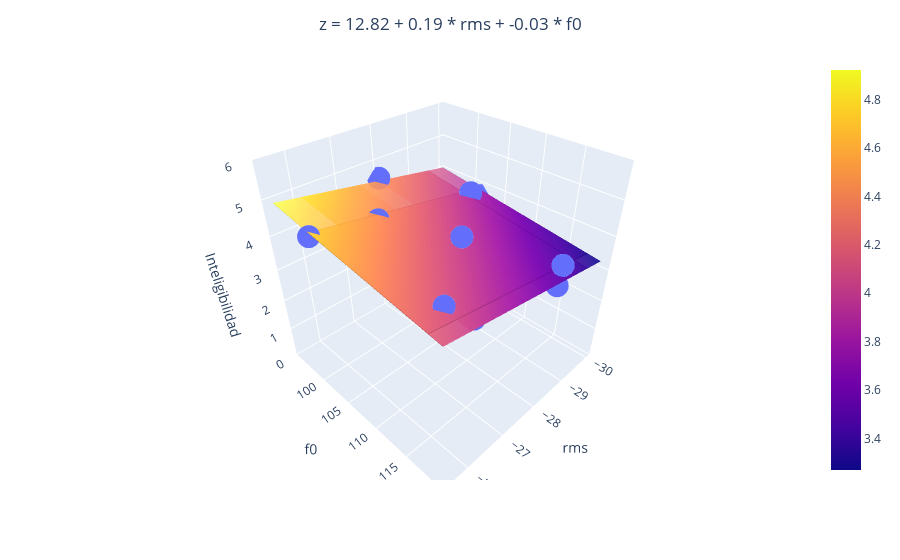

This figure's notebook cell:
### Code cell
if len(dicc_model) == 2:
    import plotly.express as px
    import plotly.graph_objects as go

    # Seleccionamos solo las características seleccionadas en X
    X_selected = X[:, selected_features]

    # Entrenamos el modelo de regresión con las características seleccionadas
    regr_multivar = SVR(kernel='linear')
    regr_multivar.fit(X_selected, y)

    # Obtenemos las predicciones del modelo para las características seleccionadas
    y_pred = regr_multivar.predict(X_selected)

    # Crear la figura
    fig = px.scatter_3d(x=X_selected[:, 0], y=X_selected[:, 1], z=y)

    # Crear el plano de regresión
    xx, yy = np.meshgrid(X_selected[:, 0], X_selected[:, 1])
    zz = regr_multivar.intercept_ + np.dot(np.array([xx.ravel(), yy.ravel()]).T, regr_multivar.coef_.ravel()).reshape(xx.shape)
    fig.add_trace(go.Surface(x=xx, y=yy, z=zz, opacity=0.5))

    # Construir la cadena de texto para la ecuación del plano
    equation = f'z = {regr_multivar.intercept_[0].round(2)}'
    for i, (key, model) in enumerate(dicc_model.items()):
        equation += f' + {regr_multivar.coef_[0][i].round(2)} * {key.replace("_model", "")}'
    
    # Centrar el título
    fig.update_layout(title=dict(text=equation, x=0.5, xanchor='center'))

    # Etiquetas de los ejes y rango del eje z
    fig.update_layout(scene=dict(xaxis_title=list(dicc_model.keys())[0].replace("_model", ""), yaxis_title=list(dicc_model.keys())[1].replace("_model", ""), zaxis_title='Acentuación', zaxis=dict(range=[0, 6]), yaxis=dict(tickvals=[100, 105, 110, 115])))

    # fig.write_html(os.path.join(PATH, TEST_FOLDER, GRAPH_FOLDER,'regresion_inteligibilidad_multivariable.html'))

    fig.show()

### Figure 1 — Plotly figure (JSON) as saved in the notebook; plotly's stock layout.template omitted (floating-point values rounded to 4 significant figures)
{"data": [{"hovertemplate": "x=%{x}<br>y=%{y}<br>z=%{z}<extra></extra>", "legendgroup": "", "marker": {"color": "#636efa", "symbol": "circle"}, "mode": "markers", "name": "", "scene": "scene", "showlegend": false, "type": "scatter3d", "x": [-27.5, -26.1, -27, -30, -29, -28.5, -25.5, -26.5, -29.5, -28], "y": [111.1, 116.4, 101.3, 101.5, 117.7, 119.6, 101.0, 117.9, 102.3, 94.71], "z": [4.525, 4.225, 4.325, 3.65, 2.95, 4.075, 4.625, 3.8, 4.025, 4.525]}, {"opacity": 0.5, "type": "surface", "x": [[-27.5, -26.1, -27, -30, -29, -28.5, -25.5, -26.5, -29.5, -28], [-27.5, -26.1, -27, -30, -29, -28.5, -25.5, -26.5, -29.5, -28], [-27.5, -26.1, -27, -30, -29, -28.5, -25.5, -26.5, -29.5, -28], [-27.5, -26.1, -27, -30, -29, -28.5, -25.5, -26.5, -29.5, -28], [-27.5, -26.1, -27, -30, -29, -28.5, -25.5, -26.5, -29.5, -28], [-27.5, -26.1, -27, -30, -29, -28.5, -25.5, -26.5, -29.5, -28], [-27.5, -26.1, -27, -30, -29, -28.5, -25.5, -26.5, -29.5, -28], [-27.5, -26.1, -27, -30, -29, -28.5, -25.5, -26.5, -29.5, -28], [-27.5, -26.1, -27, -30, -29, -28.5, -25.5, -26.5, -29.5, -28], [-27.5, -26.1, -27, -30, -29, -28.5, -25.5, -26.5, -29.5, -28]], "y": [[111.1, 111.1, 111.1, 111.1, 111.1, 111.1, 111.1, 111.1, 111.1, 111.1], [116.4, 116.4, 116.4, 116.4, 116.4, 116.4, 116.4, 116.4, 116.4, 116.4], [101.3, 101.3, 101.3, 101.3, 101.3, 101.3, 101.3, 101.3, 101.3, 101.3], [101.5, 101.5, 101.5, 101.5, 101.5, 101.5, 101.5, 101.5, 101.5, 101.5], [117.7, 117.7, 117.7, 117.7, 117.7, 117.7, 117.7, 117.7, 117.7, 117.7], [119.6, 119.6, 119.6, 119.6, 119.6, 119.6, 119.6, 119.6, 119.6, 119.6], [101.0, 101.0, 101.0, 101.0, 101.0, 101.0, 101.0, 101.0, 101.0, 101.0], [117.9, 117.9, 117.9, 117.9, 117.9, 117.9, 117.9, 117.9, 117.9, 117.9], [102.3, 102.3, 102.3, 102.3, 102.3, 102.3, 102.3, 102.3, 102.3, 102.3], [94.71, 94.71, 94.71, 94.71, 94.71, 94.71, 94.71, 94.71, 94.71, 94.71]], "z": [[4.019, 4.29, 4.116, 3.537, 3.73, 3.826, 4.406, 4.213, 3.633, 3.923], [3.855, 4.125, 3.951, 3.372, 3.565, 3.661, 4.241, 4.048, 3.468, 3.758], [4.328, 4.598, 4.424, 3.845, 4.038, 4.135, 4.714, 4.521, 3.942, 4.231], [4.321, 4.591, 4.417, 3.838, 4.031, 4.128, 4.707, 4.514, 3.935, 4.224], [3.811, 4.081, 3.907, 3.328, 3.521, 3.618, 4.197, 4.004, 3.425, 3.714], [3.753, 4.023, 3.85, 3.27, 3.464, 3.56, 4.139, 3.946, 3.367, 3.657], [4.338, 4.608, 4.434, 3.855, 4.048, 4.145, 4.724, 4.531, 3.952, 4.241], [3.806, 4.076, 3.902, 3.323, 3.516, 3.613, 4.192, 3.999, 3.42, 3.709], [4.298, 4.568, 4.394, 3.815, 4.008, 4.105, 4.684, 4.491, 3.912, 4.201], [4.536, 4.806, 4.632, 4.053, 4.246, 4.343, 4.922, 4.729, 4.15, 4.439]]}], "layout": {"legend": {"tracegroupgap": 0}, "margin": {"t": 60}, "scene": {"domain": {"x": [0, 1], "y": [0, 1]}, "xaxis": {"title": {"text": "rms"}}, "yaxis": {"tickvals": [100, 105, 110, 115], "title": {"text": "f0"}}, "zaxis": {"range": [0, 6], "title": {"text": "Inteligibilidad"}}}, "title": {"text": "z = 12.82 + 0.19 * rms + -0.03 * f0", "x": 0.5, "xanchor": "center"}}}
